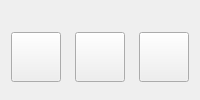
     <widget class="QFrame" name="notifications_buttons_frame">
      <property name="styleSheet">
       <string notr="true">#filter_btn:hover{
	icon:url(:/icons/icons/filter_hover.png);
}

#clear_filter_btn:hover{
	icon:url(:/icons/icons/clear_filter_hover.png);
}

#delete_notifs_btn:hover{
	icon:url(:/icons/icons/delete_hover.png);
}</string>
      </property>
      <layout class="QHBoxLayout" name="horizontalLayout_6">
       <property name="spacing">
        <number>14</number>
       </property>
       <property name="topMargin">
        <number>25</number>
       </property>
       <item>
        <widget class="QPushButton" name="filter_btn">
         <property name="minimumSize">
          <size>
           <width>50</width>
           <height>50</height>
          </size>
         </property>
         <property name="maximumSize">
          <size>
           <width>50</width>
           <height>50</height>
          </size>
         </property>
         <property name="cursor">
          <cursorShape>PointingHandCursor</cursorShape>
         </property>
         <property name="styleSheet">
          <string notr="true"/>
         </property>
         <property name="text">
          <string/>
         </property>
         <property name="icon">
          <iconset resource="assets/assets.qrc">
           <normaloff>:/icons/icons/filter.png</normaloff>:/icons/icons/filter.png</iconset>
         </property>
         <property name="iconSize">
          <size>
           <width>30</width>
           <height>30</height>
          </size>
         </property>
        </widget>
       </item>
       <item>
        <widget class="QPushButton" name="clear_filter_btn">
         <property name="enabled">
          <bool>true</bool>
         </property>
         <property name="minimumSize">
          <size>
           <width>50</width>
           <height>50</height>
          </size>
         </property>
         <property name="maximumSize">
          <size>
           <width>50</width>
           <height>50</height>
          </size>
         </property>
         <property name="cursor">
          <cursorShape>PointingHandCursor</cursorShape>
         </property>
         <property name="text">
          <string/>
         </property>
         <property name="icon">
          <iconset resource="assets/assets.qrc">
           <normaloff>:/icons/icons/clear_filter.png</normaloff>:/icons/icons/clear_filter.png</iconset>
         </property>
         <property name="iconSize">
          <size>
           <width>30</width>
           <height>30</height>
          </size>
         </property>
        </widget>
       </item>
       <item>
        <widget class="QPushButton" name="delete_notifs_btn">
         <property name="minimumSize">
          <size>
           <width>50</width>
           <height>50</height>
          </size>
         </property>
         <property name="maximumSize">
          <size>
           <width>50</width>
           <height>50</height>
          </size>
         </property>
         <property name="cursor">
          <cursorShape>PointingHandCursor</cursorShape>
         </property>
         <property name="text">
          <string/>
         </property>
         <property name="icon">
          <iconset resource="assets/assets.qrc">
           <normaloff>:/icons/icons/delete.png</normaloff>:/icons/icons/delete.png</iconset>
         </property>
         <property name="iconSize">
          <size>
           <width>30</width>
           <height>30</height>
          </size>
         </property>
        </widget>
       </item>
      </layout>
     </widget>
